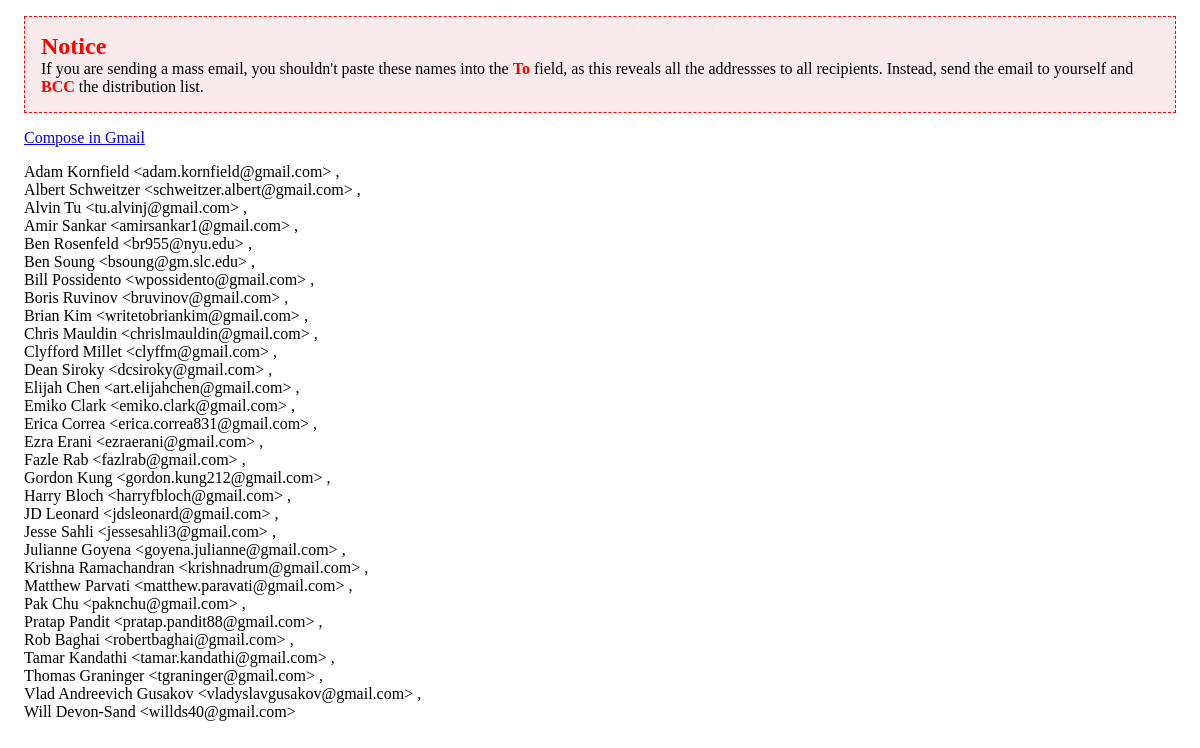
The page /student/list/email/ (signed in) on the database as committed earlier.
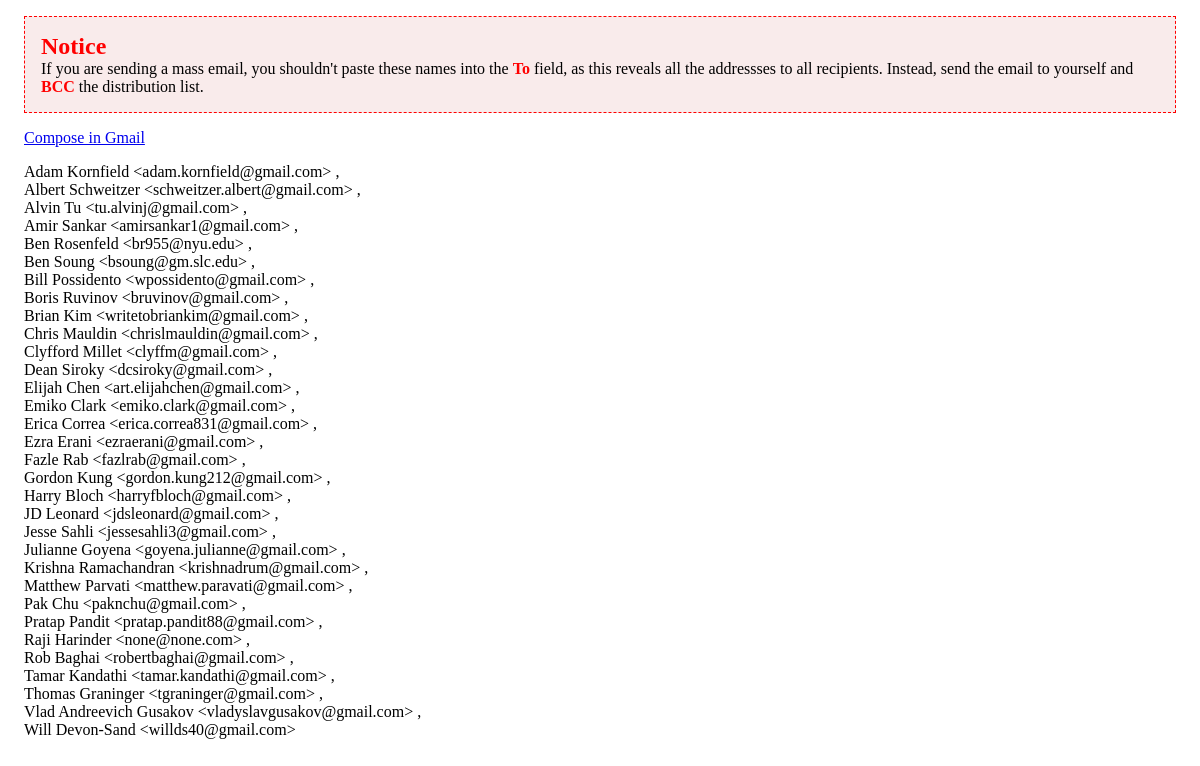
The same page on the database as committed later.
### people/models.py (models this page shows, shortened)
class Student(models.Model):
    first_name = models.CharField(max_length=31)
    last_name = models.CharField(max_length=31)
    email = models.EmailField()
    course = models.ForeignKey(Course)
    start_date = models.DateField(default=date.today)
    end_date = models.DateField(blank=True, null=True)
    current_project = models.ForeignKey('projects.Project', blank=True, null=True)
    uses_own_laptop = models.BooleanField(default=True)
    active = models.BooleanField(default = False)
    directory_information = models.OneToOneField("people.ContactInfo", blank=True, null=True)
    emergency_contact = models.OneToOneField("people.EmergencyContact", blank=True, null=True)
    links = models.ManyToManyField(Link, blank=True)
    education = models.OneToOneField(EducationalInformation, blank=True, null=True)
    work_experience = models.OneToOneField(WorkExperience, blank=True, null=True)
    class Meta:
        ordering = ('first_name',)

### people/views.py (the view)
class StudentEmailList(PermissionRequiredMixin, View):
    permission_required = 'people.add_student'
    template_name = 'student_email_list.html'
    def get(self, request):
        students = Student.objects.filter(active=True).order_by('first_name')
        current_user = request.user
        current_user_email = current_user.email
        return render(
            request,
            self.template_name,
            {'student_list': students, 'current_user_email':current_user_email})

### people/templates/student_email_list.html (shortened to what this page needs)
<!DOCTYPE html>
<html lang="en">
<head>
</head>
<body>
<div class="notice"><h2>Notice</h2><p>If you are sending a mass email, you shouldn't paste these names into the <strong>To</strong> field, as this reveals all the addressses to all recipients. Instead, send the email to yourself and <strong>BCC</strong> the distribution list.</p></div>
<div class="addresses">
{% block email %}
<p><a href="https://mail.google.com/mail/?view=cm&fs=1&to={{ current_user_email }}&bcc=
{% for student in student_list %}
        {{ student.first_name|urlencode }}+{{ student.last_name|urlencode }}&lt;{{ student.email }}&gt;
        {% if not forloop.last %},
        {% endif %}
{% endfor %}
{% endblock %}
">Compose in Gmail</a></p>
<p>
{% block content %}
{% for student in student_list %}
        {{ student.first_name }} {{ student.last_name }} &lt;{{ student.email }}&gt;
    {% if not forloop.last %},<br>
        {% endif %}
{% endfor %}
{% endblock %}
</p>
</div>
</body>
</html>

Rows that differ between the two databases and show on the page:
now on this page (row edited): Student: first_name "Raji", last_name "Harinder", email "none@none.com"
